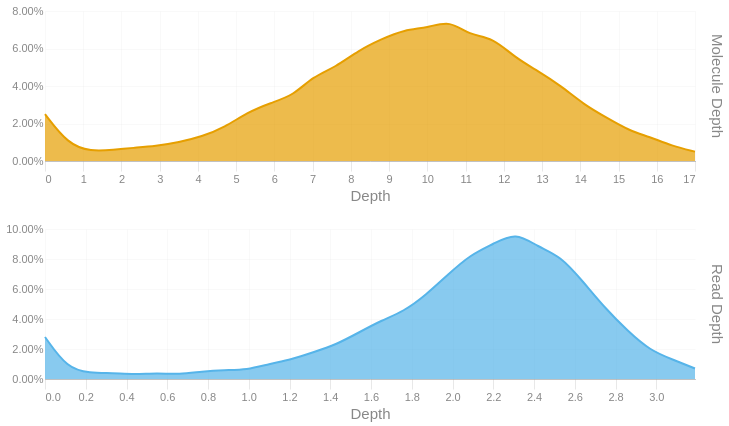

Notebook source saved alongside this figure:
### Code cell
readdep = depth_hist(tb['Read Depth'], q99, 3)
readdep = readdep.with_columns(pl.lit('Read Depth').alias('Metric'))
if not SKIPLR:
    moldep = depth_hist(tb['Molecule Depth'], mol_q99, 1)
    moldep = moldep.with_columns(pl.lit('Molecule Depth').alias('Metric'))
    _hist = pl.concat([readdep, moldep])
    _hist = _hist.filter(pl.col('Proportion') != 0)
    with SafeRender(_hist):
        (
            alt.Chart(_hist)        
            .mark_area(interpolate = "basis")
            .encode(
                x=alt.X('Bin:Q').scale(domainMin=0).axis(alt.Axis(title='Depth')),
                y = alt.Y('Proportion:Q', title = None).axis(format = '.2%'),
                color = alt.Color('Metric:N').legend(None),
                row = alt.Row("Metric:N").header(title = None, labelOrient = 'right'),
                tooltip = [
                    alt.Tooltip("Metric:N", title = "Metric"),
                    alt.Tooltip('Interval:N', title = "Depth Interval"),
                    alt.Tooltip('Proportion:Q', title = "% Alignments").format('.2%')
                ]
            )
            .resolve_scale(x='independent', y='independent')
            .properties(
                height = 150, width = 650,
                usermeta={'embedOptions': {'downloadFileName': f'{samplename}.depth.hist'}}
            )
        ).display()
else:
    readdep = readdep.filter(pl.col('Proportion') != 0)
    with SafeRender(readdep):
        (
            alt.Chart(readdep)        
            .mark_area(interpolate = "basis")
            .encode(
                x=alt.X('Bin:Q').scale(domainMin=0).axis(alt.Axis(title='Depth')),
                y = alt.Y('Proportion:Q', title = None).axis(format = '.2%'),
                tooltip = [
                    alt.Tooltip('Interval:N', title = "Depth Interval"),
                    alt.Tooltip('Proportion:Q', title = "% Alignments").format('.2%')
                ]
            )
            .properties(
                usermeta={'embedOptions': {'downloadFileName': f'{samplename}.depth.hist'}}
            )
        ).display()

### Figure 1 — Vega-Lite specification as saved in the notebook (floating-point values rounded to 4 significant figures)
{"width": 650, "height": 150, "config": {"title": {"anchor": "start", "dy": -15, "fontSize": 18, "color": "#888888", "subtitleColor": "#888888", "subtitleFontSize": 14}, "arc": {"fill": "#0072B2"}, "axis": {"domainColor": "#888888", "domainWidth": 0.5, "gridWidth": 0.2, "grid": false, "titleFontWeight": 400, "titleFontSize": 15, "labelFontSize": 11, "labelColor": "#888888", "tickColor": "#888888", "tickWidth": 0.2, "titleColor": "#888888"}, "axisBand": {"grid": false}, "axisX": {"grid": true, "tickSize": 10, "domainCap": "round"}, "axisY": {"domain": false, "grid": true, "tickSize": 0, "domainCap": "round"}, "background": "transparent", "header": {"labelFontSize": 15, "labelColor": "#888888", "titleFontSize": 15, "titleFontWeight": 600, "titleColor": "#888888"}, "legend": {"labelFont": "sans-serif", "labelFontSize": 12, "labelColor": "#888888", "symbolSize": 100, "symbolType": "circle", "titleFontSize": 12, "titlePadding": 10, "titleColor": "#888888", "title": null}, "range": {"category": ["#E69F00", "#56B4E9", "#009E73", "#F0E442", "#0072B2", "#D55E00", "#CC79A7", "#000000"], "diverging": ["#cfe8f3", "#a2d4ec", "#73bfe2", "#46abdb", "#1696d2", "#12719e"]}, "area": {"fill": "#0072B2", "fillOpacity": 0.7, "line": true, "strokeOpacity": 0.7}, "line": {"color": "#0072B2", "stroke": "#0072B2", "strokeWidth": 2}, "trail": {"color": "#0072B2", "stroke": "#0072B2", "strokeWidth": 0, "size": 1}, "point": {"filled": true, "fillOpacity": 1.0, "size": 95}, "text": {"color": "#888888", "fontSize": 11, "align": "right", "fontWeight": 400, "size": 11}, "bar": {"fill": "#0072B2", "stroke": null}, "view": {"stroke": null, "continuousWidth": 660, "continuousHeight": 400}}, "data": {"name": "data-46bc3136e073eb9e7f3bb1b5a5a8660c"}, "mark": {"type": "area", "interpolate": "basis"}, "encoding": {"color": {"field": "Metric", "legend": null, "type": "nominal"}, "row": {"field": "Metric", "header": {"title": null, "labelOrient": "right"}, "type": "nominal"}, "tooltip": [{"field": "Metric", "title": "Metric", "type": "nominal"}, {"field": "Interval", "title": "Depth Interval", "type": "nominal"}, {"field": "Proportion", "format": ".2%", "title": "% Alignments", "type": "quantitative"}], "x": {"axis": {"title": "Depth"}, "field": "Bin", "scale": {"domainMin": 0}, "type": "quantitative"}, "y": {"axis": {"format": ".2%"}, "field": "Proportion", "title": null, "type": "quantitative"}}, "resolve": {"scale": {"x": "independent", "y": "independent"}}, "usermeta": {"embedOptions": {"downloadFileName": "S1_Tusket_013.depth.hist"}}, "$schema": "https://vega.github.io/schema/vega-lite/v6.1.0.json", "datasets": {"data-46bc3136e073eb9e7f3bb1b5a5a8660c": [{"Bin": 0.0, "Interval": "0.0-0.11", "Proportion": 0.028, "Metric": "Read Depth"}, {"Bin": 0.11, "Interval": "0.11-0.22", "Proportion": 0.007, "Metric": "Read Depth"}, {"Bin": 0.22, "Interval": "0.22-0.33", "Proportion": 0.004, "Metric": "Read Depth"}, {"Bin": 0.33, "Interval": "0.33-0.44", "Proportion": 0.004, "Metric": "Read Depth"}, {"Bin": 0.44, "Interval": "0.44-0.55", "Proportion": 0.003, "Metric": "Read Depth"}, {"Bin": 0.55, "Interval": "0.55-0.66", "Proportion": 0.004, "Metric": "Read Depth"}, {"Bin": 0.66, "Interval": "0.66-0.77", "Proportion": 0.003, "Metric": "Read Depth"}, {"Bin": 0.77, "Interval": "0.77-0.88", "Proportion": 0.005, "Metric": "Read Depth"}, {"Bin": 0.88, "Interval": "0.88-0.99", "Proportion": 0.006, "Metric": "Read Depth"}, {"Bin": 0.99, "Interval": "0.99-1.1", "Proportion": 0.006, "Metric": "Read Depth"}, {"Bin": 1.1, "Interval": "1.1-1.21", "Proportion": 0.01, "Metric": "Read Depth"}, {"Bin": 1.21, "Interval": "1.21-1.32", "Proportion": 0.013, "Metric": "Read Depth"}, {"Bin": 1.32, "Interval": "1.32-1.43", "Proportion": 0.018, "Metric": "Read Depth"}, {"Bin": 1.43, "Interval": "1.43-1.54", "Proportion": 0.023, "Metric": "Read Depth"}, {"Bin": 1.54, "Interval": "1.54-1.65", "Proportion": 0.031, "Metric": "Read Depth"}, {"Bin": 1.65, "Interval": "1.65-1.76", "Proportion": 0.039, "Metric": "Read Depth"}, {"Bin": 1.76, "Interval": "1.76-1.87", "Proportion": 0.045, "Metric": "Read Depth"}, {"Bin": 1.87, "Interval": "1.87-1.98", "Proportion": 0.056, "Metric": "Read Depth"}, {"Bin": 1.98, "Interval": "1.98-2.09", "Proportion": 0.07, "Metric": "Read Depth"}, {"Bin": 2.09, "Interval": "2.09-2.2", "Proportion": 0.083, "Metric": "Read Depth"}, {"Bin": 2.2, "Interval": "2.2-2.31", "Proportion": 0.09, "Metric": "Read Depth"}, {"Bin": 2.31, "Interval": "2.31-2.42", "Proportion": 0.098, "Metric": "Read Depth"}, {"Bin": 2.42, "Interval": "2.42-2.53", "Proportion": 0.088, "Metric": "Read Depth"}, {"Bin": 2.53, "Interval": "2.53-2.64", "Proportion": 0.082, "Metric": "Read Depth"}, {"Bin": 2.64, "Interval": "2.64-2.75", "Proportion": 0.065, "Metric": "Read Depth"}, {"Bin": 2.75, "Interval": "2.75-2.86", "Proportion": 0.047, "Metric": "Read Depth"}, {"Bin": 2.86, "Interval": "2.86-2.97", "Proportion": 0.032, "Metric": "Read Depth"}, {"Bin": 2.97, "Interval": "2.97-3.08", "Proportion": 0.019, "Metric": "Read Depth"}, {"Bin": 3.08, "Interval": "3.08-3.19", "Proportion": 0.013, "Metric": "Read Depth"}, {"Bin": 3.19, "Interval": "3.19-3.3", "Proportion": 0.007, "Metric": "Read Depth"}, {"Bin": 0.0, "Interval": "0.0-0.6", "Proportion": 0.025, "Metric": "Molecule Depth"}, {"Bin": 0.6, "Interval": "0.6-1.2", "Proportion": 0.009, "Metric": "Molecule Depth"}, {"Bin": 1.2, "Interval": "1.2-1.8", "Proportion": 0.005, "Metric": "Molecule Depth"}, {"Bin": 1.8, "Interval": "1.8-2.3", "Proportion": 0.006, "Metric": "Molecule Depth"}, {"Bin": 2.3, "Interval": "2.3-2.9", "Proportion": 0.007, "Metric": "Molecule Depth"}, {"Bin": 2.9, "Interval": "2.9-3.5", "Proportion": 0.008, "Metric": "Molecule Depth"}, {"Bin": 3.5, "Interval": "3.5-4.1", "Proportion": 0.01, "Metric": "Molecule Depth"}, {"Bin": 4.1, "Interval": "4.1-4.7", "Proportion": 0.013, "Metric": "Molecule Depth"}, {"Bin": 4.7, "Interval": "4.7-5.3", "Proportion": 0.018, "Metric": "Molecule Depth"}, {"Bin": 5.3, "Interval": "5.3-5.9", "Proportion": 0.026, "Metric": "Molecule Depth"}, {"Bin": 5.9, "Interval": "5.9-6.5", "Proportion": 0.031, "Metric": "Molecule Depth"}, {"Bin": 6.5, "Interval": "6.5-7.0", "Proportion": 0.035, "Metric": "Molecule Depth"}, {"Bin": 7.0, "Interval": "7.0-7.6", "Proportion": 0.045, "Metric": "Molecule Depth"}, {"Bin": 7.6, "Interval": "7.6-8.2", "Proportion": 0.05, "Metric": "Molecule Depth"}, {"Bin": 8.2, "Interval": "8.2-8.8", "Proportion": 0.059, "Metric": "Molecule Depth"}, {"Bin": 8.8, "Interval": "8.8-9.4", "Proportion": 0.065, "Metric": "Molecule Depth"}, {"Bin": 9.4, "Interval": "9.4-10.0", "Proportion": 0.07, "Metric": "Molecule Depth"}, {"Bin": 10.0, "Interval": "10.0-10.6", "Proportion": 0.071, "Metric": "Molecule Depth"}, {"Bin": 10.6, "Interval": "10.6-11.1", "Proportion": 0.075, "Metric": "Molecule Depth"}, {"Bin": 11.1, "Interval": "11.1-11.7", "Proportion": 0.067, "Metric": "Molecule Depth"}, {"Bin": 11.7, "Interval": "11.7-12.3", "Proportion": 0.066, "Metric": "Molecule Depth"}, {"Bin": 12.3, "Interval": "12.3-12.9", "Proportion": 0.055, "Metric": "Molecule Depth"}, {"Bin": 12.9, "Interval": "12.9-13.5", "Proportion": 0.048, "Metric": "Molecule Depth"}, {"Bin": 13.5, "Interval": "13.5-14.1", "Proportion": 0.04, "Metric": "Molecule Depth"}, {"Bin": 14.1, "Interval": "14.1-14.7", "Proportion": 0.03, "Metric": "Molecule Depth"}, {"Bin": 14.7, "Interval": "14.7-15.3", "Proportion": 0.023, "Metric": "Molecule Depth"}, {"Bin": 15.3, "Interval": "15.3-15.8", "Proportion": 0.016, "Metric": "Molecule Depth"}, {"Bin": 15.8, "Interval": "15.8-16.4", "Proportion": 0.013, "Metric": "Molecule Depth"}, {"Bin": 16.4, "Interval": "16.4-17.0", "Proportion": 0.008, "Metric": "Molecule Depth"}, {"Bin": 17.0, "Interval": "17.0-17.6", "Proportion": 0.005, "Metric": "Molecule Depth"}]}}
